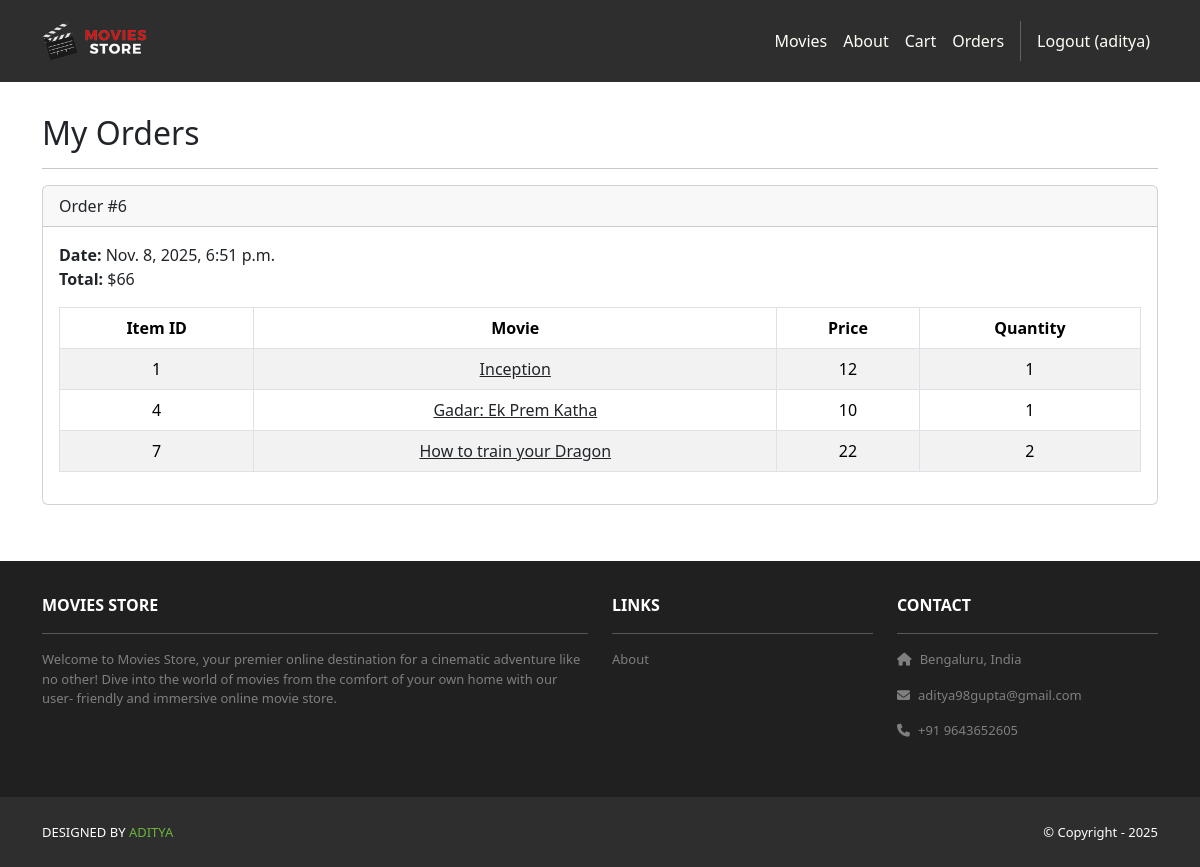
Page /accounts/orders/ (signed in) on the committed database.
### cart/models.py (models this page shows, shortened)
class Order(models.Model):
    id = models.AutoField(primary_key=True)
    total = models.IntegerField()
    date = models.DateTimeField(auto_now_add=True)
    user = models.ForeignKey(User, on_delete=models.CASCADE)

class Item(models.Model):
    id = models.AutoField(primary_key=True)
    price = models.IntegerField()
    quantity = models.IntegerField()
    order = models.ForeignKey(Order, on_delete=models.CASCADE)
    movie = models.ForeignKey(Movie, on_delete=models.CASCADE)

### movies/models.py (models this page shows, shortened)
class Movie(models.Model):
    id = models.AutoField(primary_key=True)
    name = models.CharField(max_length=255)
    price = models.IntegerField()
    description = models.TextField()
    image = models.ImageField(upload_to="movie_images/")

### accounts/views.py (the view)
# urls.py: path('orders/', views.orders, name="accounts.orders")
@login_required
def orders(request):
    template_data = {}
    template_data['title'] = "Order"
    template_data['orders'] = request.user.order_set.all()
    return render(request, 'accounts/orders.html', {'template_data': template_data})

### accounts/templates/accounts/orders.html
{% extends 'base.html' %}
{% block content %}
<div class="p-3">
  <div class="container">
    <div class="row mt-3">
      <div class="col mx-auto mb-3">
        <h2>My Orders</h2>
        <hr />
        {% for order in template_data.orders %}
        <div class="card mb-4">
          <div class="card-header">
            Order #{{ order.id }}
          </div>
          <div class="card-body">
            <b>Date:</b> {{ order.date }}<br/>
            <b>Total:</b> ${{ order.total }}<br/>
            <table class="table table-bordered
              table-striped text-center mt-3">
              <thead>
                <tr>
                  <th scope="col">Item ID</th>
                  <th scope="col">Movie</th>
                  <th scope="col">Price</th>
                  <th scope="col">Quantity</th>
                </tr>
              </thead>
              <tbody>
                {% for item in order.item_set.all %}
                <tr>
                  <td>{{ item.movie.id }}</td>
                  <td>
                    <a class="link-dark"
                      href="{% url 'movies.show' id=item.movie.id %}">
                      {{ item.movie.name }}
                    </a>
                  </td>
                  <td>{{ item.movie.price }}</td>
                  <td>{{ item.quantity }}</td>
                </tr>
                {% endfor %}
              </tbody>
            </table>
          </div>
        </div>
        {% endfor %}
      </div>
    </div>
  </div>
</div>
{% endblock content %}

### moviesstore/templates/base.html (shortened to what this page needs)
<!DOCTYPE html>
<html>
  {% load static %}
  <head>
    <link href="https://cdn.jsdelivr.net/npm/bootstrap@5.3.3/dist/css/bootstrap.min.css"
      rel="stylesheet">
    <link href="https://cdnjs.cloudflare.com/ajax/libs/font-awesome/6.1.1/css/all.min.css"
      rel="stylesheet">
    <link rel="stylesheet" type="text/css" href="{% static 'css/style.css' %}">
  </head>
  <body>
    <nav class="p-3 navbar navbar-dark bg-dark
         navbar-expand-lg">
      <div class="container">
        <a class="navbar-brand" href="{% url 'home.index' %}">
          <img src="{% static 'img/logo.png' %}" alt="logo" height="40" />
        </a>
        <div class="collapse navbar-collapse" id="navbarNavAltMarkup">
          <div class="navbar-nav ms-auto navbar-ml">
            <a class="nav-link" href="{% url 'movies.index' %}">Movies</a>
            <a class="nav-link" href="{% url 'home.about' %}">About</a>
            <a class="nav-link" href="{% url 'cart.index' %}">Cart</a>
            {% if user.is_authenticated %}
            <a class="nav-link" href="{% url 'accounts.orders' %}">Orders</a>
            {% endif %}
            {% if user.is_authenticated %}
            <a class="nav-link" href="{% url 'accounts.logout' %}">Logout ({{user.username }})</a>
            {% else %}
            <a class="nav-link" href="{% url 'accounts.login' %}">Login</a>
            <a class="nav-link" href="{% url 'accounts.signup' %}">Signup</a>
            {% endif %}
          </div>
        </div>
      </div>
    </nav>
    <div>
      {% block content %}
      {% endblock content %}
    </div>
<section class="p-3 ms-footer d-none d-md-block">
      <div class="container">
        <div class="row mt-3 text-white">
          <div class="col-md-6 col-lg-6 col-xl-6 mx-auto mb-4">
            <b>MOVIES STORE</b>
            <hr />
            <p>
              Welcome to Movies Store, your premier online
              destination for a cinematic adventure like no
              other! Dive into the world of movies from the
              comfort of your own home with our user-
              friendly and immersive online movie store.
            </p>
          </div>
          <div class="col-md-3 col-lg-3 col-xl-3 mx-auto mb-4">
            <b>LINKS</b>
            <hr />
            <p> <a class="nav-link" href="{% url 'home.about' %}"> About </a> </p>
          </div>
          <div class="col-md-3 col-lg-3 col-xl-3 mx-auto mb-4">
            <b>CONTACT</b>
            <hr /> <p><i class="fas fa-home me-2"></i>Bengaluru, India </p>
            <p><i class="fas fa-envelope me-2"></i>aditya98gupta@gmail.com</p>
            <p><i class="fas fa-phone me-2"></i>+91 9643652605</p>
          </div>
        </div>
      </div>
    </section>
    <section class="p-3 ms-footer-bottom bg-dark">
      <div class="container d-flex justify-content-between">
        <div class="me-5 text-white">
          <span>DESIGNED BY <a href="https://github.com/Aditya-1998k"  target="_blank">ADITYA</a> </span>
        </div>
        <div class="text-white">  <span>© Copyright - 2025</span> </div>
      </div>
    </section>
  </body>
</html>

### moviesstore/static/css/style.css (style rules this page uses)
.navbar a.nav-link { color: #FFFEF6 !important; }
.bg-dark { background-color: #2E2E2E !important; }
.ms-footer { background-color: #202020; }
.ms-footer p { color: #7F7F7F; font-size: 13px; }
.ms-footer-bottom span { font-size: 13px; line-height: 38px; }
.ms-footer-bottom a { color: #6ab43e; text-decoration: none; }

### rows in the picture
Order: id "6", date "Nov. 8, 2025, 6:51 p.m.", total "66"
Item: movie.id "1", movie.name "Inception", movie.price "12", quantity "1"
Item: movie.id "4", movie.name "Gadar: Ek Prem Katha", movie.price "10", quantity "1"
Item: movie.id "7", movie.name "How to train your Dragon", movie.price "22", quantity "2"

### other values in the picture
{{ user.username }} "aditya"
